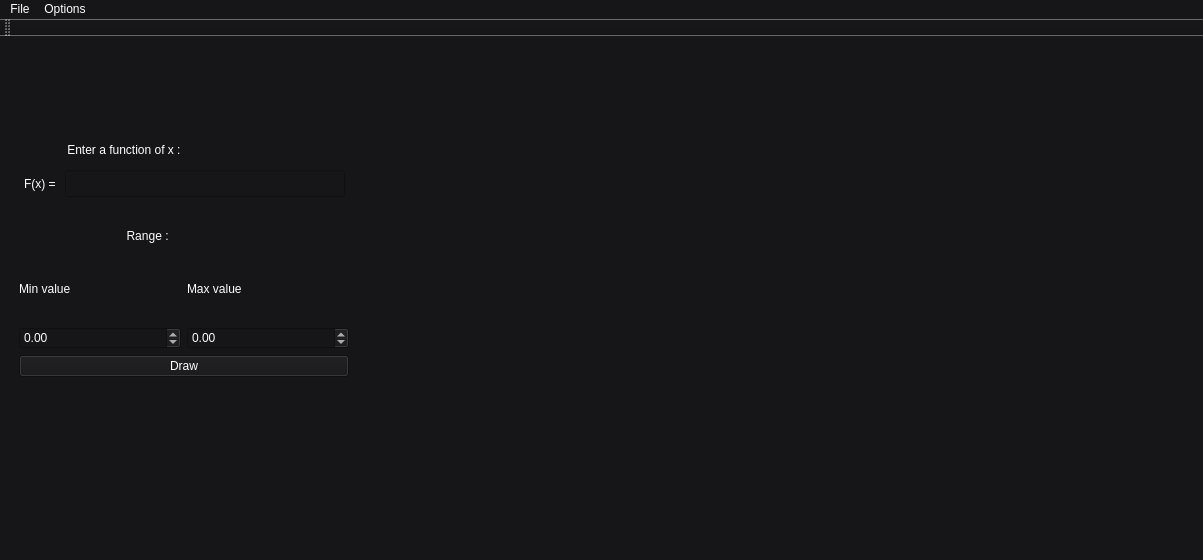
<?xml version="1.0" encoding="UTF-8"?>
<ui version="4.0">
 <class>MainWindow</class>
 <widget class="QMainWindow" name="MainWindow">
  <property name="geometry">
   <rect>
    <x>0</x>
    <y>0</y>
    <width>1203</width>
    <height>560</height>
   </rect>
  </property>
  <property name="font">
   <font>
    <family>MS Shell Dlg 2</family>
    <pointsize>12</pointsize>
    <weight>50</weight>
    <italic>false</italic>
    <bold>false</bold>
   </font>
  </property>
  <property name="windowTitle">
   <string>MainWindow</string>
  </property>
  <property name="styleSheet">
   <string notr="true">background-color: rgb(22, 22, 24);
selection-color: rgb(76, 145, 255);
font: 8pt &quot;Myanmar Text&quot;;
font: 12pt &quot;MS Shell Dlg 2&quot;;
color: rgb(255, 255, 255);
</string>
  </property>
  <widget class="QWidget" name="centralwidget">
   <widget class="QCustomPlot" name="widget" native="true">
    <property name="geometry">
     <rect>
      <x>400</x>
      <y>20</y>
      <width>690</width>
      <height>460</height>
     </rect>
    </property>
    <property name="styleSheet">
     <string notr="true">background-color: rgb(22, 22, 24);
font: 8pt &quot;Myanmar Text&quot;;
font: 12pt &quot;MS Shell Dlg 2&quot;;
color: rgb(255, 255, 255);</string>
    </property>
   </widget>
   <widget class="QLabel" name="label_4">
    <property name="geometry">
     <rect>
      <x>70</x>
      <y>190</y>
      <width>140</width>
      <height>19</height>
     </rect>
    </property>
    <property name="text">
     <string>                 Range :</string>
    </property>
   </widget>
   <widget class="QWidget" name="layoutWidget">
    <property name="geometry">
     <rect>
      <x>19</x>
      <y>220</y>
      <width>330</width>
      <height>121</height>
     </rect>
    </property>
    <layout class="QVBoxLayout" name="verticalLayout_3">
     <item>
      <layout class="QHBoxLayout" name="horizontalLayout">
       <item>
        <layout class="QVBoxLayout" name="verticalLayout_2">
         <item>
          <widget class="QLabel" name="label_2">
           <property name="text">
            <string>Min value</string>
           </property>
          </widget>
         </item>
         <item>
          <widget class="QDoubleSpinBox" name="doubleSpinBox">
           <property name="minimum">
            <double>-10000000.000000000000000</double>
           </property>
           <property name="maximum">
            <double>10000000.000000000000000</double>
           </property>
          </widget>
         </item>
        </layout>
       </item>
       <item>
        <layout class="QVBoxLayout" name="verticalLayout">
         <item>
          <widget class="QLabel" name="label_3">
           <property name="text">
            <string>Max value</string>
           </property>
          </widget>
         </item>
         <item>
          <widget class="QDoubleSpinBox" name="doubleSpinBox_2">
           <property name="minimum">
            <double>-10000000.000000000000000</double>
           </property>
           <property name="maximum">
            <double>10000000.000000000000000</double>
           </property>
          </widget>
         </item>
        </layout>
       </item>
      </layout>
     </item>
     <item>
      <widget class="QPushButton" name="pushButton">
       <property name="styleSheet">
        <string notr="true">background-color: rgb(22, 22, 24);</string>
       </property>
       <property name="text">
        <string>Draw</string>
       </property>
      </widget>
     </item>
    </layout>
   </widget>
   <widget class="QWidget" name="layoutWidget">
    <property name="geometry">
     <rect>
      <x>24</x>
      <y>100</y>
      <width>321</width>
      <height>61</height>
     </rect>
    </property>
    <layout class="QVBoxLayout" name="verticalLayout_4">
     <item>
      <widget class="QLabel" name="label">
       <property name="text">
        <string>             Enter a function of x :</string>
       </property>
      </widget>
     </item>
     <item>
      <layout class="QHBoxLayout" name="horizontalLayout_2">
       <item>
        <widget class="QLabel" name="label_5">
         <property name="text">
          <string>F(x) = </string>
         </property>
        </widget>
       </item>
       <item>
        <widget class="QLineEdit" name="lineEdit">
         <property name="font">
          <font>
           <family>MS Shell Dlg 2</family>
           <pointsize>12</pointsize>
           <weight>50</weight>
           <italic>false</italic>
           <bold>false</bold>
          </font>
         </property>
         <property name="text">
          <string/>
         </property>
        </widget>
       </item>
      </layout>
     </item>
    </layout>
   </widget>
  </widget>
  <widget class="QMenuBar" name="menubar">
   <property name="geometry">
    <rect>
     <x>0</x>
     <y>0</y>
     <width>1203</width>
     <height>24</height>
    </rect>
   </property>
   <widget class="QMenu" name="menuFile">
    <property name="title">
     <string>File</string>
    </property>
    <addaction name="actionSave"/>
    <addaction name="actionExit"/>
   </widget>
   <widget class="QMenu" name="menuOptions">
    <property name="title">
     <string>Options</string>
    </property>
   </widget>
   <addaction name="menuFile"/>
   <addaction name="menuOptions"/>
  </widget>
  <widget class="QStatusBar" name="statusbar"/>
  <widget class="QToolBar" name="toolBar">
   <property name="windowTitle">
    <string>toolBar</string>
   </property>
   <attribute name="toolBarArea">
    <enum>TopToolBarArea</enum>
   </attribute>
   <attribute name="toolBarBreak">
    <bool>false</bool>
   </attribute>
  </widget>
  <action name="actionExit">
   <property name="text">
    <string>Exit</string>
   </property>
  </action>
  <action name="actionSave">
   <property name="text">
    <string>Save</string>
   </property>
  </action>
 </widget>
 <customwidgets>
  <customwidget>
   <class>QCustomPlot</class>
   <extends>QWidget</extends>
   <header>qcustomplot.h</header>
   <container>1</container>
  </customwidget>
 </customwidgets>
 <resources/>
 <connections/>
</ui>
